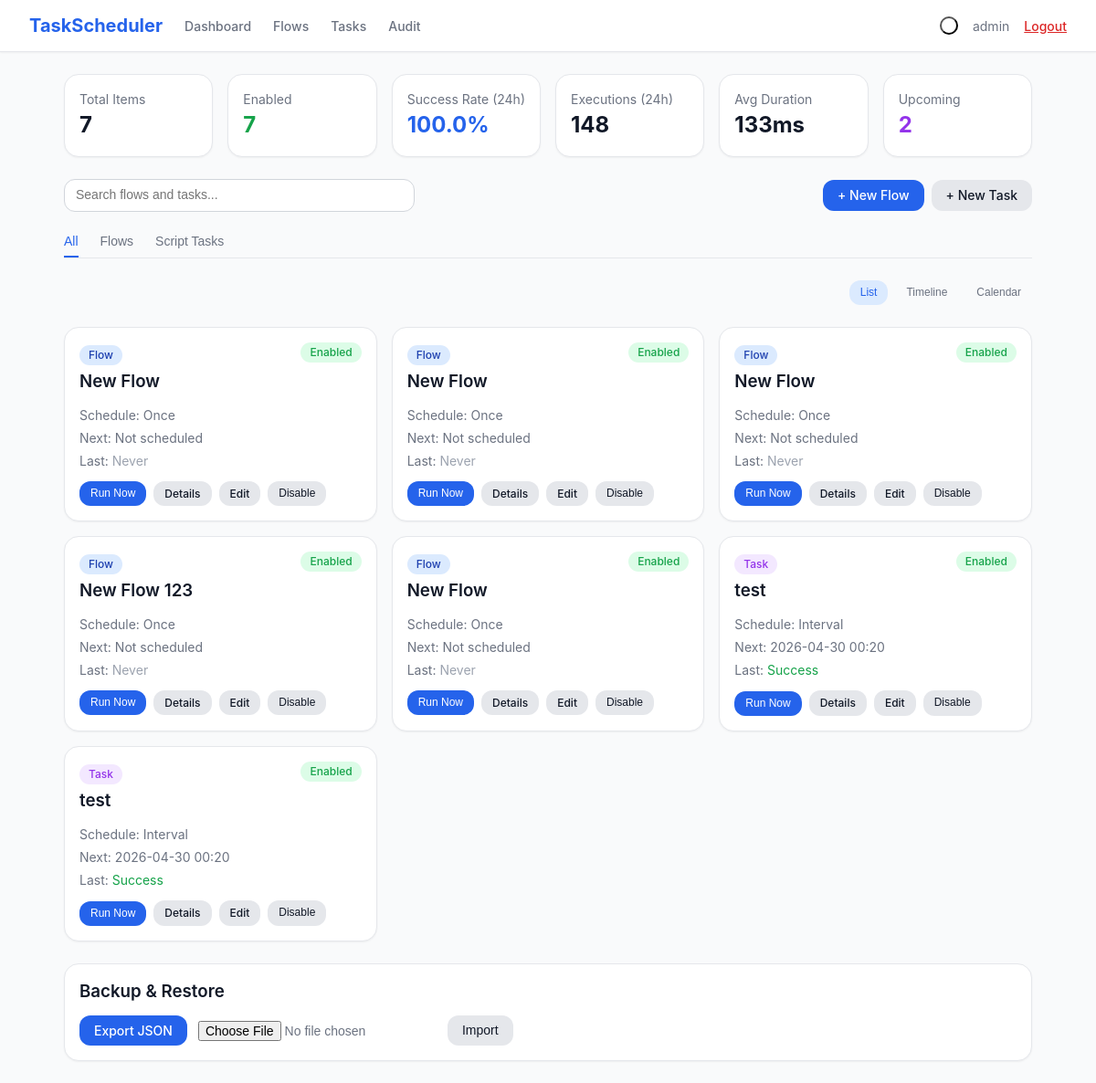
The page / (signed in) on the database its author committed.
### models.py (models this page shows, shortened)
class Flow(db.Model):
    __tablename__ = 'flows'
    id = db.Column(db.Integer, primary_key=True)
    name = db.Column(db.String(200), nullable=False)
    schedule_type = db.Column(db.String(50), nullable=False)
    schedule_config = db.Column(db.Text, default='{}')
    enabled = db.Column(db.Boolean, default=True)
    nodes = db.Column(db.Text, default='[]')
    connections = db.Column(db.Text, default='[]')
    timeout_seconds = db.Column(db.Integer, default=30)
    max_retries = db.Column(db.Integer, default=0)
    last_run_time = db.Column(db.DateTime, nullable=True)
    last_run_status = db.Column(db.String(20), nullable=True)
    last_run_output = db.Column(db.Text, nullable=True)
    last_run_node_errors = db.Column(db.Text, default='{}')
    next_run_time = db.Column(db.DateTime, nullable=True)
    created_at = db.Column(db.DateTime, default=datetime.utcnow)
    updated_at = db.Column(db.DateTime, default=datetime.utcnow, onupdate=datetime.utcnow)

class Task(db.Model):
    __tablename__ = 'tasks'
    id = db.Column(db.Integer, primary_key=True)
    name = db.Column(db.String(200), nullable=False)
    script_path = db.Column(db.String(500), nullable=True)
    schedule_type = db.Column(db.String(50), nullable=False)
    schedule_config = db.Column(db.Text, default='{}')
    enabled = db.Column(db.Boolean, default=True)
    timeout_seconds = db.Column(db.Integer, default=30)
    env_vars = db.Column(db.Text, default='{}')
    cli_args = db.Column(db.Text, default='')
    tags = db.Column(db.String(500), default='')
    max_retries = db.Column(db.Integer, default=0)
    max_instances = db.Column(db.Integer, default=1)
    last_run_time = db.Column(db.DateTime, nullable=True)
    last_run_status = db.Column(db.String(20), nullable=True)
    last_run_output = db.Column(db.Text, nullable=True)
    next_run_time = db.Column(db.DateTime, nullable=True)
    created_at = db.Column(db.DateTime, default=datetime.utcnow)
    updated_at = db.Column(db.DateTime, default=datetime.utcnow, onupdate=datetime.utcnow)

### app.py (the view)
@app.route('/')
@login_required
def dashboard():
    total_items = Task.query.count() + Flow.query.count()
    enabled_items = Task.query.filter_by(enabled=True).count() + Flow.query.filter_by(enabled=True).count()
    last_24h = datetime.utcnow() - timedelta(hours=24)
    recent_logs = ExecutionLog.query.filter(ExecutionLog.run_time >= last_24h).all()
    success_count = sum(1 for l in recent_logs if l.status == 'success')
    total_recent = len(recent_logs)
    success_rate = round((success_count / total_recent * 100), 1) if total_recent > 0 else 0
    avg_duration = 0
    if recent_logs:
        durations = [l.duration_ms for l in recent_logs if l.duration_ms]
        avg_duration = round(sum(durations) / len(durations), 0) if durations else 0
    upcoming_tasks = Task.query.filter(Task.next_run_time >= datetime.utcnow()).order_by(Task.next_run_time).limit(5).all()
    upcoming_flows = Flow.query.filter(Flow.next_run_time >= datetime.utcnow()).order_by(Flow.next_run_time).limit(5).all()
    all_tasks = Task.query.order_by(Task.created_at.desc()).all()
    all_flows = Flow.query.order_by(Flow.created_at.desc()).all()
    calendar_tasks = Task.query.filter(Task.enabled == True, Task.next_run_time != None).all()
    calendar_flows = Flow.query.filter(Flow.enabled == True, Flow.next_run_time != None).all()
    return render_template('dashboard.html',
        total_items=total_items,
        enabled_items=enabled_items,
        success_rate=success_rate,
        executions_24h=total_recent,
        avg_duration=int(avg_duration),
        upcoming_tasks=upcoming_tasks,
        upcoming_flows=upcoming_flows,
        tasks=all_tasks,
        flows=all_flows,
        calendar_tasks=calendar_tasks,
        calendar_flows=calendar_flows
    )

### app.py (called while the page is built)
def login_required(f):
    @wraps(f)
    def decorated_function(*args, **kwargs):
        if 'user_id' not in session:
            if request.is_json or request.path.startswith('/api/'):
                return jsonify({'error': 'Unauthorized'}), 401
            return redirect(url_for('login'))
        return f(*args, **kwargs)
    return decorated_function

### templates/dashboard.html (shortened to what this page needs)
{% extends "base.html" %}
{% block content %}
<div class="space-y-6">
    <div class="grid grid-2 md-grid-3 lg-grid-6 gap-4">
        <div class="card p-4">
            <div class="text-sm text-muted">Total Items</div>
            <div class="text-2xl font-bold text-body">{{ total_items }}</div>
        </div>
        <div class="card p-4">
            <div class="text-sm text-muted">Enabled</div>
            <div class="text-2xl font-bold text-green">{{ enabled_items }}</div>
        </div>
        <div class="card p-4">
            <div class="text-sm text-muted">Success Rate (24h)</div>
            <div class="text-2xl font-bold text-primary">{{ success_rate }}%</div>
        </div>
        <div class="card p-4">
            <div class="text-sm text-muted">Executions (24h)</div>
            <div class="text-2xl font-bold text-body">{{ executions_24h }}</div>
        </div>
        <div class="card p-4">
            <div class="text-sm text-muted">Avg Duration</div>
            <div class="text-2xl font-bold text-body">{{ avg_duration }}ms</div>
        </div>
        <div class="card p-4">
            <div class="text-sm text-muted">Upcoming</div>
            <div class="text-2xl font-bold text-purple">{{ upcoming_tasks|length + upcoming_flows|length }}</div>
        </div>
    </div>
    <div class="flex flex-col sm-flex-row gap-4 items-center justify-between">
        <div class="relative w-full sm-w-96">
            <input type="text" id="searchInput" placeholder="Search flows and tasks..."
                class="form-input pl-10"
                onkeyup="handleSearch(this.value)">
        </div>
        <div class="flex gap-2">
            <a href="{{ url_for('flow_new') }}" class="btn btn-primary">+ New Flow</a>
            <a href="{{ url_for('task_new') }}" class="btn btn-secondary">+ New Task</a>
        </div>
    </div>
    <div class="tabs">
        <button onclick="switchTab('all')" id="tab-all" class="tab active">All</button>
        <button onclick="switchTab('flows')" id="tab-flows" class="tab">Flows</button>
        <button onclick="switchTab('tasks')" id="tab-tasks" class="tab">Script Tasks</button>
    </div>
    <div class="flex justify-end gap-2">
        <button onclick="switchView('list')" id="view-list" class="btn btn-sm" style="background:var(--bg-primary-100);color:var(--text-primary)">List</button>
        <button onclick="switchView('timeline')" id="view-timeline" class="btn btn-ghost btn-sm">Timeline</button>
        <button onclick="switchView('calendar')" id="view-calendar" class="btn btn-ghost btn-sm">Calendar</button>
    </div>
    <div id="view-list-content" class="view-content">
        <div class="grid grid-2 lg-grid-3 gap-4" id="itemsGrid">
            {% for flow in flows %}
            <div class="card p-4 item-card" data-type="flow" data-name="{{ flow.name|lower }}">
                <div class="flex items-start justify-between mb-3">
                    <div>
                        <span class="badge badge-blue">Flow</span>
                        <h3 class="font-semibold text-body mt-1">{{ flow.name }}</h3>
                    </div>
                    <span class="badge {% if flow.enabled %}badge-green{% else %}badge-gray{% endif %}">
                        {{ 'Enabled' if flow.enabled else 'Disabled' }}
                    </span>
                </div>
                <div class="text-sm text-muted space-y-1 mb-3">
                    <div>Schedule: {{ flow.schedule_type|title }}</div>
                    <div>Next: {{ flow.next_run_time.strftime('%Y-%m-%d %H:%M') if flow.next_run_time else 'Not scheduled' }}</div>
                    <div>Last: <span class="{% if flow.last_run_status == 'success' %}text-green{% elif flow.last_run_status == 'failed' %}text-red{% else %}text-light{% endif %}">{{ flow.last_run_status|title if flow.last_run_status else 'Never' }}</span></div>
                </div>
                <div class="flex gap-2 flex-wrap">
                    <button onclick="runFlow({{ flow.id }})" class="btn btn-primary btn-sm">Run Now</button>
                    <a href="{{ url_for('flow_detail', id=flow.id) }}" class="btn btn-secondary btn-sm">Details</a>
                    <a href="{{ url_for('flow_edit', id=flow.id) }}" class="btn btn-secondary btn-sm">Edit</a>
                    <button onclick="toggleFlow({{ flow.id }}, this)" class="btn btn-secondary btn-sm">{{ 'Disable' if flow.enabled else 'Enable' }}</button>
                </div>
            </div>
            {% endfor %}
            {% for task in tasks %}
            <div class="card p-4 item-card" data-type="task" data-name="{{ task.name|lower }}">
                <div class="flex items-start justify-between mb-3">
                    <div>
                        <span class="badge badge-purple">Task</span>
                        <h3 class="font-semibold text-body mt-1">{{ task.name }}</h3>
                    </div>
                    <span class="badge {% if task.enabled %}badge-green{% else %}badge-gray{% endif %}">
                        {{ 'Enabled' if task.enabled else 'Disabled' }}
                    </span>
                </div>
                <div class="text-sm text-muted space-y-1 mb-3">
                    <div>Schedule: {{ task.schedule_type|title }}</div>
                    <div>Next: {{ task.next_run_time.strftime('%Y-%m-%d %H:%M') if task.next_run_time else 'Not scheduled' }}</div>
                    <div>Last: <span class="{% if task.last_run_status == 'success' %}text-green{% elif task.last_run_status == 'failed' %}text-red{% else %}text-light{% endif %}">{{ task.last_run_status|title if task.last_run_status else 'Never' }}</span></div>
                </div>
                <div class="flex gap-2 flex-wrap">
                    <form method="POST" action="{{ url_for('task_run', id=task.id) }}" class="inline">
                        <button type="submit" class="btn btn-primary btn-sm">Run Now</button>
                    </form>
                    <a href="{{ url_for('task_detail', id=task.id) }}" class="btn btn-secondary btn-sm">Details</a>
                    <a href="{{ url_for('task_edit', id=task.id) }}" class="btn btn-secondary btn-sm">Edit</a>
                    <button onclick="toggleTask({{ task.id }}, this)" class="btn btn-secondary btn-sm">{{ 'Disable' if task.enabled else 'Enable' }}</button>
                </div>
            </div>
            {% endfor %}
        </div>
    </div>
    <div class="card p-4">
        <h3 class="font-semibold text-body mb-3">Backup & Restore</h3>
        <div class="flex gap-3 flex-wrap">
            <a href="{{ url_for('export_data') }}" class="btn btn-primary">Export JSON</a>
            <form method="POST" action="{{ url_for('import_data') }}" enctype="multipart/form-data" class="flex items-center gap-2">
                <input type="file" name="file" accept=".json" required class="text-sm text-muted">
                <button type="submit" class="btn btn-secondary">Import</button>
            </form>
        </div>
    </div>
</div>
{% endblock %}

### rows shown on the page
Flow: name "New Flow", enabled "Enabled", schedule_type "Once", next_run_time "Not scheduled", last_run_status "Never", enabled "Disable"
Flow: name "New Flow", enabled "Enabled", schedule_type "Once", next_run_time "Not scheduled", last_run_status "Never", enabled "Disable"
Flow: name "New Flow", enabled "Enabled", schedule_type "Once", next_run_time "Not scheduled", last_run_status "Never", enabled "Disable"
Flow: name "New Flow 123", enabled "Enabled", schedule_type "Once", next_run_time "Not scheduled", last_run_status "Never", enabled "Disable"
Flow: name "New Flow", enabled "Enabled", schedule_type "Once", next_run_time "Not scheduled", last_run_status "Never", enabled "Disable"
Task: name "test", enabled "Enabled", schedule_type "Interval", next_run_time "2026-04-30 00:20", last_run_status "Success", enabled "Disable"
Task: name "test", enabled "Enabled", schedule_type "Interval", next_run_time "2026-04-30 00:20", last_run_status "Success", enabled "Disable"

### other values the page prints
{{ session.username }} "admin"
{{ total_items }} "7"
{{ enabled_items }} "7"
{{ success_rate }} "100.0"
{{ executions_24h }} "148"
{{ avg_duration }} "133"
{{ upcoming_tasks|length + upcoming_flows|length }} "2"
